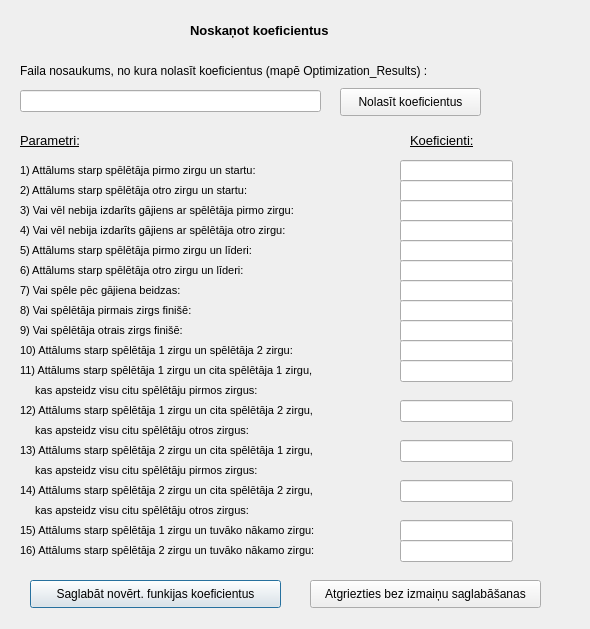
<?xml version="1.0" encoding="UTF-8"?>
<ui version="4.0">
 <class>CoefficientManager</class>
 <widget class="QDialog" name="CoefficientManager">
  <property name="geometry">
   <rect>
    <x>0</x>
    <y>0</y>
    <width>590</width>
    <height>629</height>
   </rect>
  </property>
  <property name="minimumSize">
   <size>
    <width>590</width>
    <height>629</height>
   </size>
  </property>
  <property name="maximumSize">
   <size>
    <width>590</width>
    <height>629</height>
   </size>
  </property>
  <property name="windowTitle">
   <string>Dialog</string>
  </property>
  <widget class="QLabel" name="label">
   <property name="geometry">
    <rect>
     <x>190</x>
     <y>20</y>
     <width>201</width>
     <height>20</height>
    </rect>
   </property>
   <property name="font">
    <font>
     <pointsize>10</pointsize>
     <weight>75</weight>
     <bold>true</bold>
    </font>
   </property>
   <property name="text">
    <string>Noskaņot koeficientus</string>
   </property>
  </widget>
  <widget class="QPushButton" name="saveCoefficientsButton">
   <property name="geometry">
    <rect>
     <x>30</x>
     <y>580</y>
     <width>251</width>
     <height>28</height>
    </rect>
   </property>
   <property name="text">
    <string>Saglabāt novērt. funkijas koeficientus</string>
   </property>
  </widget>
  <widget class="QPushButton" name="backButton">
   <property name="geometry">
    <rect>
     <x>310</x>
     <y>580</y>
     <width>231</width>
     <height>28</height>
    </rect>
   </property>
   <property name="text">
    <string>Atgriezties bez izmaiņu saglabāšanas</string>
   </property>
  </widget>
  <widget class="QLabel" name="label_15">
   <property name="geometry">
    <rect>
     <x>20</x>
     <y>50</y>
     <width>501</width>
     <height>41</height>
    </rect>
   </property>
   <property name="font">
    <font>
     <pointsize>9</pointsize>
     <weight>50</weight>
     <bold>false</bold>
     <underline>false</underline>
    </font>
   </property>
   <property name="locale">
    <locale language="Latvian" country="Latvia"/>
   </property>
   <property name="text">
    <string>Faila nosaukums, no kura nolasīt koeficientus (mapē Optimization_Results) :</string>
   </property>
  </widget>
  <widget class="QLineEdit" name="fileNameLineEdit">
   <property name="geometry">
    <rect>
     <x>20</x>
     <y>90</y>
     <width>301</width>
     <height>22</height>
    </rect>
   </property>
   <property name="locale">
    <locale language="Latvian" country="Latvia"/>
   </property>
  </widget>
  <widget class="QPushButton" name="readCoeffiecientsFromFileButton">
   <property name="geometry">
    <rect>
     <x>340</x>
     <y>88</y>
     <width>141</width>
     <height>28</height>
    </rect>
   </property>
   <property name="text">
    <string>Nolasīt koeficientus</string>
   </property>
  </widget>
  <widget class="QLabel" name="label_2">
   <property name="geometry">
    <rect>
     <x>20</x>
     <y>130</y>
     <width>91</width>
     <height>21</height>
    </rect>
   </property>
   <property name="font">
    <font>
     <pointsize>10</pointsize>
     <underline>true</underline>
    </font>
   </property>
   <property name="text">
    <string>Parametri:</string>
   </property>
  </widget>
  <widget class="QLabel" name="label_3">
   <property name="geometry">
    <rect>
     <x>410</x>
     <y>130</y>
     <width>91</width>
     <height>21</height>
    </rect>
   </property>
   <property name="font">
    <font>
     <pointsize>10</pointsize>
     <underline>true</underline>
    </font>
   </property>
   <property name="text">
    <string>Koeficienti:</string>
   </property>
  </widget>
  <widget class="QLabel" name="label_4">
   <property name="geometry">
    <rect>
     <x>20</x>
     <y>160</y>
     <width>331</width>
     <height>21</height>
    </rect>
   </property>
   <property name="font">
    <font>
     <pointsize>8</pointsize>
     <underline>false</underline>
    </font>
   </property>
   <property name="text">
    <string>1) Attālums starp spēlētāja pirmo zirgu un startu:</string>
   </property>
  </widget>
  <widget class="QLabel" name="label_5">
   <property name="geometry">
    <rect>
     <x>20</x>
     <y>180</y>
     <width>331</width>
     <height>21</height>
    </rect>
   </property>
   <property name="font">
    <font>
     <pointsize>8</pointsize>
     <underline>false</underline>
    </font>
   </property>
   <property name="text">
    <string>2) Attālums starp spēlētāja otro zirgu un startu:</string>
   </property>
  </widget>
  <widget class="QLabel" name="label_6">
   <property name="geometry">
    <rect>
     <x>20</x>
     <y>200</y>
     <width>341</width>
     <height>21</height>
    </rect>
   </property>
   <property name="font">
    <font>
     <pointsize>8</pointsize>
     <underline>false</underline>
    </font>
   </property>
   <property name="text">
    <string>3) Vai vēl nebija izdarīts gājiens ar spēlētāja pirmo zirgu:</string>
   </property>
  </widget>
  <widget class="QLabel" name="label_7">
   <property name="geometry">
    <rect>
     <x>20</x>
     <y>220</y>
     <width>341</width>
     <height>21</height>
    </rect>
   </property>
   <property name="font">
    <font>
     <pointsize>8</pointsize>
     <underline>false</underline>
    </font>
   </property>
   <property name="text">
    <string>4) Vai vēl nebija izdarīts gājiens ar spēlētāja otro zirgu:</string>
   </property>
  </widget>
  <widget class="QLabel" name="label_8">
   <property name="geometry">
    <rect>
     <x>20</x>
     <y>240</y>
     <width>341</width>
     <height>21</height>
    </rect>
   </property>
   <property name="font">
    <font>
     <pointsize>8</pointsize>
     <underline>false</underline>
    </font>
   </property>
   <property name="text">
    <string>5) Attālums starp spēlētāja pirmo zirgu un līderi:</string>
   </property>
  </widget>
  <widget class="QLabel" name="label_10">
   <property name="geometry">
    <rect>
     <x>20</x>
     <y>260</y>
     <width>341</width>
     <height>21</height>
    </rect>
   </property>
   <property name="font">
    <font>
     <pointsize>8</pointsize>
     <underline>false</underline>
    </font>
   </property>
   <property name="text">
    <string>6) Attālums starp spēlētāja otro zirgu un līderi:</string>
   </property>
  </widget>
  <widget class="QLabel" name="label_11">
   <property name="geometry">
    <rect>
     <x>20</x>
     <y>280</y>
     <width>341</width>
     <height>21</height>
    </rect>
   </property>
   <property name="font">
    <font>
     <pointsize>8</pointsize>
     <underline>false</underline>
    </font>
   </property>
   <property name="text">
    <string>7) Vai spēle pēc gājiena beidzas:</string>
   </property>
  </widget>
  <widget class="QLabel" name="label_12">
   <property name="geometry">
    <rect>
     <x>20</x>
     <y>300</y>
     <width>341</width>
     <height>21</height>
    </rect>
   </property>
   <property name="font">
    <font>
     <pointsize>8</pointsize>
     <underline>false</underline>
    </font>
   </property>
   <property name="text">
    <string>8) Vai spēlētāja pirmais zirgs finišē:</string>
   </property>
  </widget>
  <widget class="QLabel" name="label_13">
   <property name="geometry">
    <rect>
     <x>20</x>
     <y>320</y>
     <width>341</width>
     <height>21</height>
    </rect>
   </property>
   <property name="font">
    <font>
     <pointsize>8</pointsize>
     <underline>false</underline>
    </font>
   </property>
   <property name="text">
    <string>9) Vai spēlētāja otrais zirgs finišē:</string>
   </property>
  </widget>
  <widget class="QLabel" name="label_14">
   <property name="geometry">
    <rect>
     <x>20</x>
     <y>340</y>
     <width>371</width>
     <height>21</height>
    </rect>
   </property>
   <property name="font">
    <font>
     <pointsize>8</pointsize>
     <underline>false</underline>
    </font>
   </property>
   <property name="text">
    <string>10) Attālums starp spēlētāja 1 zirgu un spēlētāja 2 zirgu:</string>
   </property>
  </widget>
  <widget class="QLabel" name="label_16">
   <property name="geometry">
    <rect>
     <x>20</x>
     <y>360</y>
     <width>361</width>
     <height>21</height>
    </rect>
   </property>
   <property name="font">
    <font>
     <pointsize>8</pointsize>
     <underline>false</underline>
    </font>
   </property>
   <property name="text">
    <string>11) Attālums starp spēlētāja 1 zirgu un cita spēlētāja 1 zirgu,</string>
   </property>
  </widget>
  <widget class="QLabel" name="label_17">
   <property name="geometry">
    <rect>
     <x>20</x>
     <y>380</y>
     <width>361</width>
     <height>21</height>
    </rect>
   </property>
   <property name="font">
    <font>
     <pointsize>8</pointsize>
     <underline>false</underline>
    </font>
   </property>
   <property name="text">
    <string>     kas apsteidz visu citu spēlētāju pirmos zirgus:</string>
   </property>
  </widget>
  <widget class="QLabel" name="label_18">
   <property name="geometry">
    <rect>
     <x>20</x>
     <y>400</y>
     <width>361</width>
     <height>21</height>
    </rect>
   </property>
   <property name="font">
    <font>
     <pointsize>8</pointsize>
     <underline>false</underline>
    </font>
   </property>
   <property name="text">
    <string>12) Attālums starp spēlētāja 1 zirgu un cita spēlētāja 2 zirgu,</string>
   </property>
  </widget>
  <widget class="QLabel" name="label_19">
   <property name="geometry">
    <rect>
     <x>20</x>
     <y>420</y>
     <width>361</width>
     <height>21</height>
    </rect>
   </property>
   <property name="font">
    <font>
     <pointsize>8</pointsize>
     <underline>false</underline>
    </font>
   </property>
   <property name="text">
    <string>     kas apsteidz visu citu spēlētāju otros zirgus:</string>
   </property>
  </widget>
  <widget class="QLabel" name="label_20">
   <property name="geometry">
    <rect>
     <x>20</x>
     <y>440</y>
     <width>361</width>
     <height>21</height>
    </rect>
   </property>
   <property name="font">
    <font>
     <pointsize>8</pointsize>
     <underline>false</underline>
    </font>
   </property>
   <property name="text">
    <string>13) Attālums starp spēlētāja 2 zirgu un cita spēlētāja 1 zirgu,</string>
   </property>
  </widget>
  <widget class="QLabel" name="label_21">
   <property name="geometry">
    <rect>
     <x>20</x>
     <y>460</y>
     <width>361</width>
     <height>21</height>
    </rect>
   </property>
   <property name="font">
    <font>
     <pointsize>8</pointsize>
     <underline>false</underline>
    </font>
   </property>
   <property name="text">
    <string>     kas apsteidz visu citu spēlētāju pirmos zirgus:</string>
   </property>
  </widget>
  <widget class="QLabel" name="label_22">
   <property name="geometry">
    <rect>
     <x>20</x>
     <y>500</y>
     <width>361</width>
     <height>21</height>
    </rect>
   </property>
   <property name="font">
    <font>
     <pointsize>8</pointsize>
     <underline>false</underline>
    </font>
   </property>
   <property name="text">
    <string>     kas apsteidz visu citu spēlētāju otros zirgus:</string>
   </property>
  </widget>
  <widget class="QLabel" name="label_23">
   <property name="geometry">
    <rect>
     <x>20</x>
     <y>480</y>
     <width>361</width>
     <height>21</height>
    </rect>
   </property>
   <property name="font">
    <font>
     <pointsize>8</pointsize>
     <underline>false</underline>
    </font>
   </property>
   <property name="text">
    <string>14) Attālums starp spēlētāja 2 zirgu un cita spēlētāja 2 zirgu,</string>
   </property>
  </widget>
  <widget class="QLabel" name="label_24">
   <property name="geometry">
    <rect>
     <x>20</x>
     <y>520</y>
     <width>361</width>
     <height>21</height>
    </rect>
   </property>
   <property name="font">
    <font>
     <pointsize>8</pointsize>
     <underline>false</underline>
    </font>
   </property>
   <property name="text">
    <string>15) Attālums starp spēlētāja 1 zirgu un tuvāko nākamo zirgu:</string>
   </property>
  </widget>
  <widget class="QLabel" name="label_25">
   <property name="geometry">
    <rect>
     <x>20</x>
     <y>540</y>
     <width>361</width>
     <height>21</height>
    </rect>
   </property>
   <property name="font">
    <font>
     <pointsize>8</pointsize>
     <underline>false</underline>
    </font>
   </property>
   <property name="text">
    <string>16) Attālums starp spēlētāja 2 zirgu un tuvāko nākamo zirgu:</string>
   </property>
  </widget>
  <widget class="QLineEdit" name="coef_1_LineEdit">
   <property name="geometry">
    <rect>
     <x>400</x>
     <y>160</y>
     <width>113</width>
     <height>22</height>
    </rect>
   </property>
  </widget>
  <widget class="QLineEdit" name="coef_2_LineEdit">
   <property name="geometry">
    <rect>
     <x>400</x>
     <y>180</y>
     <width>113</width>
     <height>22</height>
    </rect>
   </property>
  </widget>
  <widget class="QLineEdit" name="coef_3_LineEdit">
   <property name="geometry">
    <rect>
     <x>400</x>
     <y>200</y>
     <width>113</width>
     <height>22</height>
    </rect>
   </property>
  </widget>
  <widget class="QLineEdit" name="coef_4_LineEdit">
   <property name="geometry">
    <rect>
     <x>400</x>
     <y>220</y>
     <width>113</width>
     <height>22</height>
    </rect>
   </property>
  </widget>
  <widget class="QLineEdit" name="coef_5_LineEdit">
   <property name="geometry">
    <rect>
     <x>400</x>
     <y>240</y>
     <width>113</width>
     <height>22</height>
    </rect>
   </property>
  </widget>
  <widget class="QLineEdit" name="coef_6_LineEdit">
   <property name="geometry">
    <rect>
     <x>400</x>
     <y>260</y>
     <width>113</width>
     <height>22</height>
    </rect>
   </property>
  </widget>
  <widget class="QLineEdit" name="coef_7_LineEdit">
   <property name="geometry">
    <rect>
     <x>400</x>
     <y>280</y>
     <width>113</width>
     <height>22</height>
    </rect>
   </property>
  </widget>
  <widget class="QLineEdit" name="coef_8_LineEdit">
   <property name="geometry">
    <rect>
     <x>400</x>
     <y>300</y>
     <width>113</width>
     <height>22</height>
    </rect>
   </property>
  </widget>
  <widget class="QLineEdit" name="coef_9_LineEdit">
   <property name="geometry">
    <rect>
     <x>400</x>
     <y>320</y>
     <width>113</width>
     <height>22</height>
    </rect>
   </property>
  </widget>
  <widget class="QLineEdit" name="coef_10_LineEdit">
   <property name="geometry">
    <rect>
     <x>400</x>
     <y>340</y>
     <width>113</width>
     <height>22</height>
    </rect>
   </property>
  </widget>
  <widget class="QLineEdit" name="coef_11_LineEdit">
   <property name="geometry">
    <rect>
     <x>400</x>
     <y>360</y>
     <width>113</width>
     <height>22</height>
    </rect>
   </property>
  </widget>
  <widget class="QLineEdit" name="coef_12_LineEdit">
   <property name="geometry">
    <rect>
     <x>400</x>
     <y>400</y>
     <width>113</width>
     <height>22</height>
    </rect>
   </property>
  </widget>
  <widget class="QLineEdit" name="coef_13_LineEdit">
   <property name="geometry">
    <rect>
     <x>400</x>
     <y>440</y>
     <width>113</width>
     <height>22</height>
    </rect>
   </property>
  </widget>
  <widget class="QLineEdit" name="coef_14_LineEdit">
   <property name="geometry">
    <rect>
     <x>400</x>
     <y>480</y>
     <width>113</width>
     <height>22</height>
    </rect>
   </property>
  </widget>
  <widget class="QLineEdit" name="coef_15_LineEdit">
   <property name="geometry">
    <rect>
     <x>400</x>
     <y>520</y>
     <width>113</width>
     <height>22</height>
    </rect>
   </property>
  </widget>
  <widget class="QLineEdit" name="coef_16_LineEdit">
   <property name="geometry">
    <rect>
     <x>400</x>
     <y>540</y>
     <width>113</width>
     <height>22</height>
    </rect>
   </property>
  </widget>
 </widget>
 <resources/>
 <connections/>
</ui>
